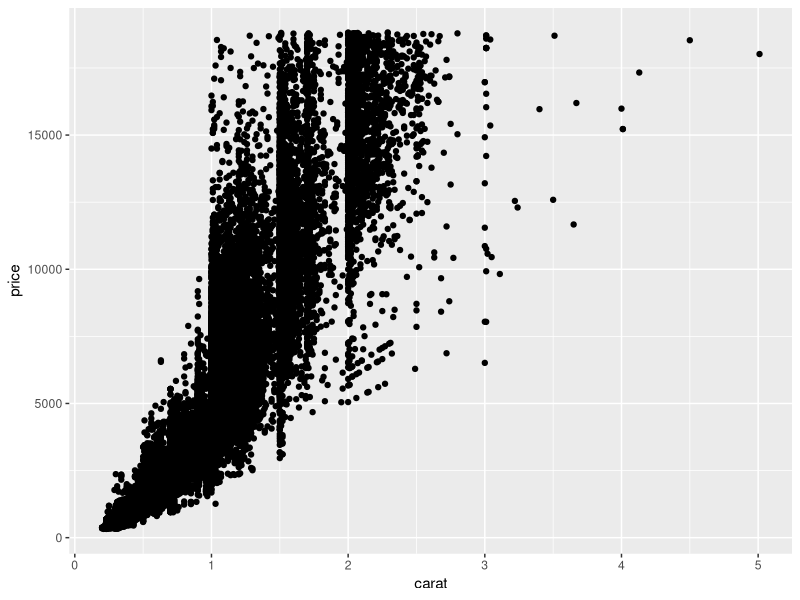
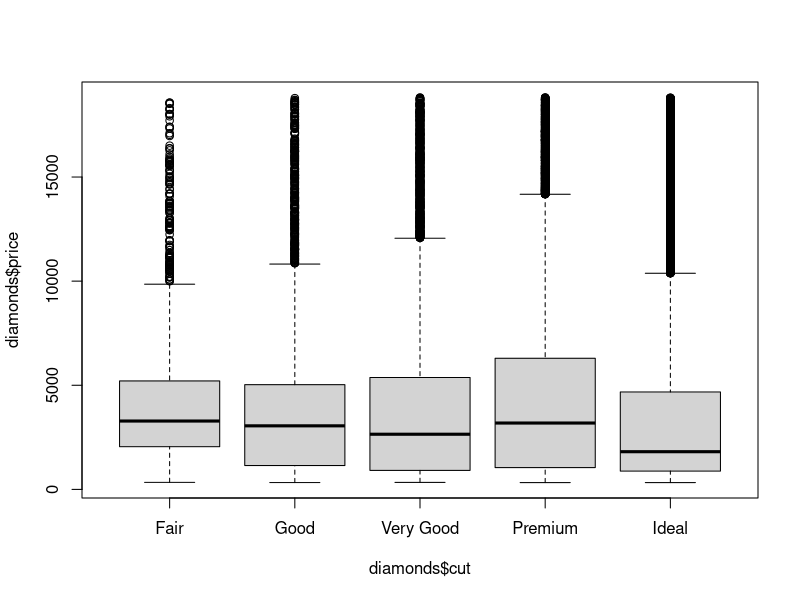
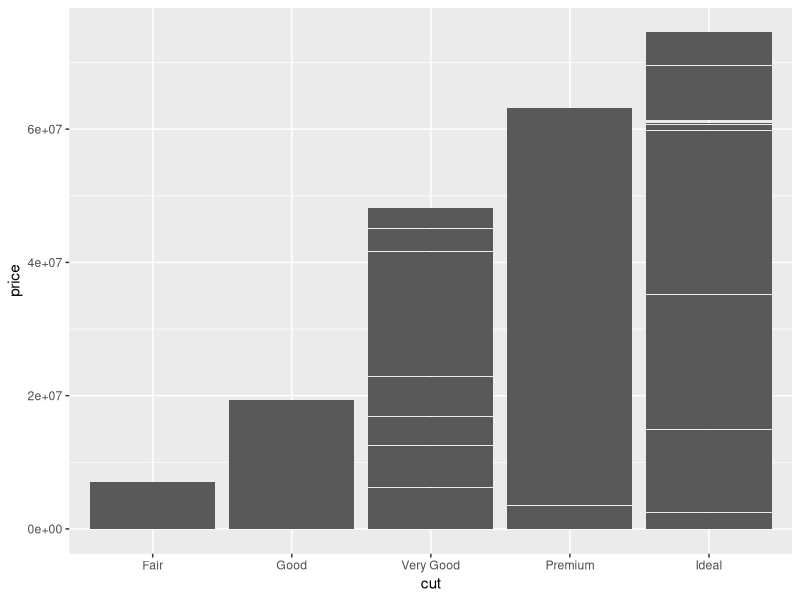

Generate these figures, in order, with R:
## ---- chunk 1
library(ggplot2)
library(tidyverse)
## ---- chunk 2
### In this code chunk, start with the diamonds dataset (built in to
### ggplot2 package) and create a plot of price vs. carat (or some other
### variables of your choice)


data(diamonds) 

ggplot(diamonds, aes( x = carat, y = price)) +
  geom_point()


## ---- chunk 3
### In this code chunk, start with the diamonds dataset (built in to
### ggplot2 package) and create a subset based on filtering, e.g., 
### size greater than 1 carat or cut is "Ideal"

library(tidyverse) 
data(diamonds)

diamondsfilt <- diamonds|>
  filter(price >= 1000)

## ---- chunk 4

### Both partners - delete this comment, then write some code here
# go brensketballers 
diamondsthing <- plot(diamonds$price ~ diamonds$cut)

ggplot(diamonds, aes(x = cut, y = price)) +
         geom_bar(stat = "identity")

#boxplot of something?? not sure 
## ---- chunk 5
### Both partners - delete this comment, then write some code here
### to plot, summarize, calculate something simple using the diamonds
### dataset.


